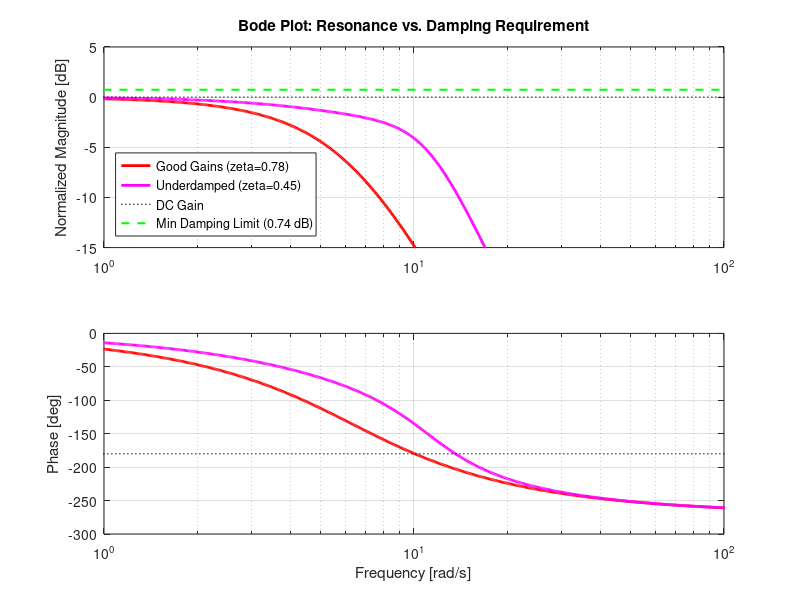
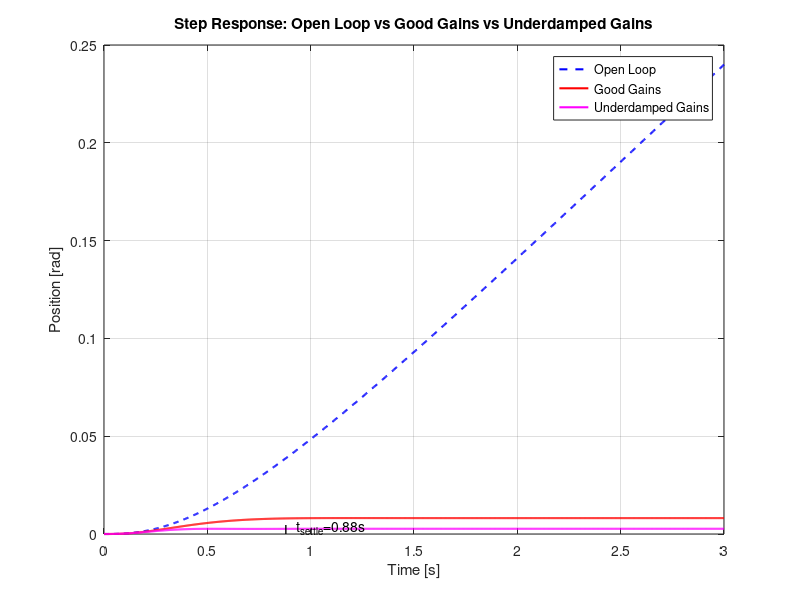

The MATLAB source for these figures, in order:
% DC Motor Position Control
% Based on UofM CTMS model: https://ctms.engin.umich.edu/CTMS/index.php?example=MotorSpeed&section=SystemModeling
% Extended from velocity to position control by adding position state
%
% States: x = [position; velocity; current]
% Input:  u = voltage
% Output: y = position

clear all;
close all;
pkg load control;

% ── Motor Parameters (from UofM example) ─────────────────────────
J = 0.01;    % Moment of inertia [kg⋅m²]
b = 0.1;     % Viscous friction [N⋅m⋅s/rad]
K = 0.01;    % Motor constant [N⋅m/A = V⋅s/rad]
R = 1.0;     % Armature resistance [Ω]
L = 0.5;     % Armature inductance [H]

% ── State Space (UofM velocity model for reference) ───────────────
% x = [velocity; current]
A_uom = [-b/J,  K/J;
         -K/L, -R/L];
B_uom = [0; 1/L];
C_uom = [1, 0];
D_uom = 0;

sys_uom = ss(A_uom, B_uom, C_uom, D_uom);
fprintf('UofM open loop poles:\n');
eig(A_uom)

% ── Extended to Position Control ──────────────────────────────────
% Add position as first state: position_dot = velocity
% x = [position; velocity; current]
A = [0,    1,     0;
     0,  -b/J,  K/J;
     0,  -K/L, -R/L];

B = [0;
     0;
     1/L];

C = [1, 0, 0];   % measure position
D = 0;

sys_ol = ss(A, B, C, D);

fprintf('\nExtended open loop poles:\n');
ol_poles = eig(A)

% ── Performance Requirements ──────────────────────────────────────
min_convergence = -2.0;   % slowest pole allowed (rad/s)
max_convergence = -50.0;  % fastest pole allowed (rad/s)
min_damping     = 0.55;   % minimum damping ratio

% ── Helper: Check Performance ─────────────────────────────────────
function result = check_performance(poles, min_conv, max_conv, min_damp)
    result = true;
    for i = 1:length(poles)
        sigma = real(poles(i));
        omega = imag(poles(i));
        % Stability
        if sigma >= 0
            result = false;
            return;
        end
        % Convergence rate bounds
        if sigma >= min_conv || sigma <= max_conv
            result = false;
            return;
        end
        % Damping ratio for complex poles
        if abs(omega) > 1e-6
            zeta = -sigma / sqrt(sigma^2 + omega^2);
            if zeta < min_damp
                result = false;
                return;
            end
        end
    end
end

% ── Helper: Print Pole Analysis ───────────────────────────────────
function print_poles(poles, min_damp)
    for i = 1:length(poles)
        sigma = real(poles(i));
        omega = imag(poles(i));
        if abs(omega) > 1e-6
            zeta = -sigma / sqrt(sigma^2 + omega^2);
            wn   = sqrt(sigma^2 + omega^2);
            fprintf('  Pole %d: %+.4f %+.4fj  ->  zeta=%.4f, wn=%.4f rad/s', ...
                    i, sigma, omega, zeta, wn);
            if zeta < min_damp
                fprintf('  *** UNDERDAMPED ***');
            end
        else
            fprintf('  Pole %d: %+.4f (real)', i, sigma);
        end
        fprintf('\n');
    end
end

% ═════════════════════════════════════════════════════════════════
% APPROACH 1: Hand-Tuned PID Gains (Good)
% Designer picks gains directly, we find out where the poles ended up
% ═════════════════════════════════════════════════════════════════
fprintf('\n══════════════════════════════════════════\n');
fprintf('SCENARIO 1: Hand-Tuned Gains (Good)\n');
fprintf('══════════════════════════════════════════\n');

Kp_good     = 123.0;
Kd_good     = 20.49;
Ki_eff_good = 2.0;
K_good = [Kp_good, Kd_good, Ki_eff_good];

fprintf('Hand-tuned gains: Kp=%.4f, Kd=%.4f, Ki_eff=%.4f\n', Kp_good, Kd_good, Ki_eff_good);

A_cl_good = A - B * K_good;
sys_cl_good = ss(A_cl_good, B, C, D);
poles_good = eig(A_cl_good);

fprintf('Resulting poles:\n');
print_poles(poles_good, min_damping);

if check_performance(poles_good, min_convergence, max_convergence, min_damping)
    fprintf('PASS: all performance requirements met\n');
else
    fprintf('FAIL: performance requirements violated\n');
end

% ═════════════════════════════════════════════════════════════════
% APPROACH 2: Hand-Tuned PID Gains (Underdamped)
% Engineer increased Kp chasing faster response - poles look fine
% on paper but damping ratio is too low
% ═════════════════════════════════════════════════════════════════
fprintf('\n══════════════════════════════════════════\n');
fprintf('SCENARIO 2: Hand-Tuned Gains (Underdamped)\n');
fprintf('══════════════════════════════════════════\n');

Kp_bad     = 375.0;
Kd_bad     = 62.49;
Ki_eff_bad = 2.0;
K_bad = [Kp_bad, Kd_bad, Ki_eff_bad];

fprintf('Hand-tuned gains: Kp=%.4f, Kd=%.4f, Ki_eff=%.4f\n', ...
        Kp_bad, Kd_bad, Ki_eff_bad);

A_cl_bad = A - B * K_bad;
sys_cl_bad = ss(A_cl_bad, B, C, D);
poles_bad = eig(A_cl_bad);

fprintf('Resulting poles:\n');
print_poles(poles_bad, min_damping);

if check_performance(poles_bad, min_convergence, max_convergence, min_damping)
    fprintf('PASS: all performance requirements met\n');
else
    fprintf('FAIL: performance requirements violated - would be compile error in C++\n');
end

% ── Bode Plot ─────────────────────────────────────────────────────
figure(1);
w = logspace(-2, 3, 500);

[mag_ol,   phase_ol]   = bode(sys_ol,        w);
[mag_good, phase_good] = bode(sys_cl_good, w);
[mag_bad,  phase_bad]  = bode(sys_cl_bad,    w);

mag_ol    = squeeze(mag_ol);    phase_ol    = squeeze(phase_ol);
mag_good  = squeeze(mag_good);  phase_good  = squeeze(phase_good);
mag_bad   = squeeze(mag_bad);   phase_bad   = squeeze(phase_bad);

% ── Bode Plot ─────────────────────────────────────────────────────
figure(1);
w = logspace(-1, 2.5, 1000); % Focus frequency range

[mag_ol,   phase_ol]   = bode(sys_ol,        w);
[mag_good, phase_good] = bode(sys_cl_good, w);
[mag_bad,  phase_bad]  = bode(sys_cl_bad,    w);

mag_ol    = squeeze(mag_ol);    phase_ol    = squeeze(phase_ol);
mag_good  = squeeze(mag_good);  phase_good  = squeeze(phase_good);
mag_bad   = squeeze(mag_bad);   phase_bad   = squeeze(phase_bad);

% Normalize closed-loop systems to 0 dB (unity DC gain) for damping comparison
% This allows a single "Max Peak" line to represent the damping requirement
mag_good_norm = mag_good / mag_good(1);
mag_bad_norm  = mag_bad  / mag_bad(1);

% Calculate max resonance peak for minimum acceptable damping ratio (zeta = 0.55)
% Peak Mr = 1 / (2*zeta*sqrt(1-zeta^2))
max_mag_dB = 20 * log10(1 / (2 * min_damping * sqrt(1 - min_damping^2)));

subplot(2,1,1);
semilogx(w, 20*log10(mag_good_norm),      'r-',  'LineWidth', 2.0); hold on;
semilogx(w, 20*log10(mag_bad_norm),       'm-',  'LineWidth', 2.0);
semilogx([w(1), w(end)], [0, 0],          'k:',  'LineWidth', 1.0);
semilogx([w(1), w(end)], [max_mag_dB, max_mag_dB], 'g--', 'LineWidth', 1.5);

ylabel('Normalized Magnitude [dB]');
title('Bode Plot: Resonance vs. Damping Requirement');
legend('Good Gains (zeta=0.78)', 'Underdamped (zeta=0.45)', 'DC Gain', ...
       sprintf('Min Damping Limit (%.2f dB)', max_mag_dB), ...
       'Location', 'southwest');
xlim([1, 100]);
ylim([-15, 5]); % Zoom in on the peak
grid on;

subplot(2,1,2);
semilogx(w, phase_good,                      'r-',  'LineWidth', 2.0); hold on;
semilogx(w, phase_bad,                       'm-',  'LineWidth', 2.0);
semilogx([w(1), w(end)], [-180, -180],       'k:',  'LineWidth', 1.0);
ylabel('Phase [deg]');
xlabel('Frequency [rad/s]');
xlim([1, 100]);
grid on;

% ── Step Response ─────────────────────────────────────────────────
figure(2);
t = linspace(0, 3, 1000);

[y_ol,   t_ol]   = step(sys_ol,        t);
[y_good, t_good] = step(sys_cl_good, t);
[y_bad,  t_bad]  = step(sys_cl_bad,    t);

plot(t_ol,   y_ol,   'b--', 'LineWidth', 1.5); hold on;
plot(t_good, y_good, 'r-',  'LineWidth', 1.5);
plot(t_bad,  y_bad,  'm-',  'LineWidth', 1.5);

% Settling time for good gains
steady_state = y_good(end);
settled = find(abs(y_good - steady_state) > 0.02 * abs(steady_state));
if ~isempty(settled)
    t_settle = t_good(settled(end));
    fprintf('\nGood gains settling time (2%%): %.3f s\n', t_settle);
    plot([t_settle, t_settle], [0, steady_state], 'k--', 'LineWidth', 1.0);
    text(t_settle + 0.05, steady_state * 0.4, ...
         sprintf('t_{settle}=%.2fs', t_settle));
end

xlabel('Time [s]');
ylabel('Position [rad]');
title('Step Response: Open Loop vs Good Gains vs Underdamped Gains');
legend('Open Loop', 'Good Gains', 'Underdamped Gains');
grid on;
